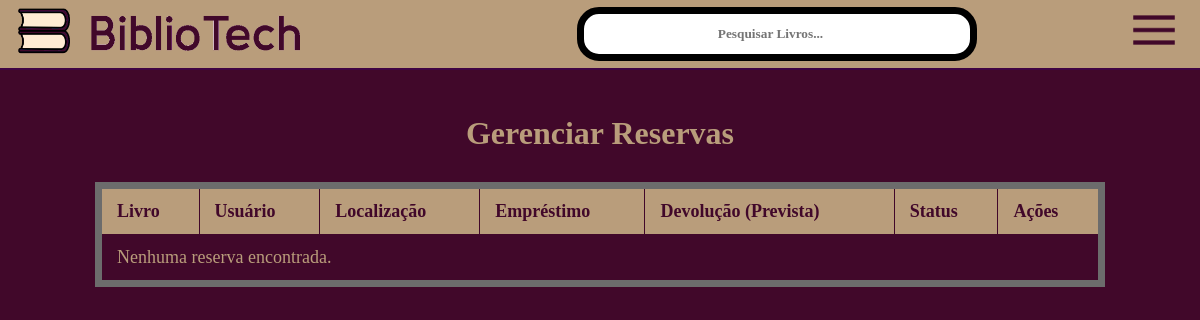
The page /gerenciar-reservas/ (signed in) on the database as committed earlier.
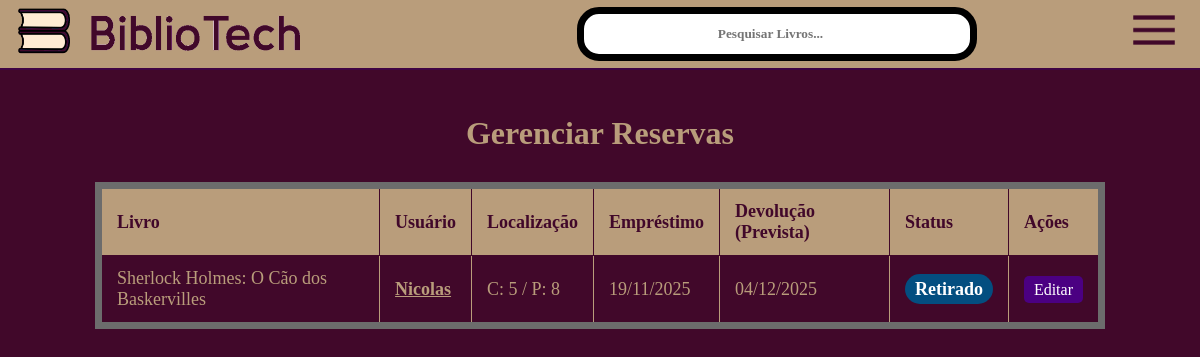
The same page on the database as committed later.
### core/models.py (models this page shows, shortened)
class Reserva(models.Model):
    STATUS_CHOICES = [
        ('preparando', 'Em Preparação'),
        ('aguardando', 'Aguardando Retirada'),
        ('ativa', 'Retirado'),
        ('devolvido', 'Devolvido'),
        ('atrasado', 'Atrasado'),
    ]
    livro = models.ForeignKey(Livro, on_delete=models.CASCADE)
    usuario = models.ForeignKey(settings.AUTH_USER_MODEL, on_delete=models.CASCADE)
    data_reserva = models.DateField(auto_now_add=True)
    data_disponivel = models.DateField(null=True, blank=True)
    data_emprestimo = models.DateField(null=True, blank=True)
    data_devolucao = models.DateField(null=True, blank=True)
    status = models.CharField(max_length=20, choices=STATUS_CHOICES, default='preparando')
    data_devolucao_efetiva = models.DateField(null=True, blank=True)
    observacoes = models.TextField(blank=True, null=True)

class Livro(models.Model):
    titulo = models.CharField(max_length=200)
    autor = models.CharField(max_length=200)
    editora = models.CharField(max_length=100)
    categorias = models.ManyToManyField(Categoria, blank=True)
    capa = models.ImageField(upload_to='capas_livros/', default='capas_livros/default.png')
    rating = models.DecimalField(max_digits=3, decimal_places=2, default=5.0)
    data_limite_dias = models.IntegerField(default=15)
    quantidade = models.PositiveIntegerField(default=1)
    corredor = models.CharField(max_length=50, blank=True, null=True)
    prateleira = models.CharField(max_length=50, blank=True, null=True)

### usuarios/models.py (models this page shows, shortened)
class UsuarioCustomizado(AbstractUser):
    escolha_genero = [
        ('M', 'Masculino'),
        ('F', 'Feminino'),
        ('O', 'Outro'),
        ('N', 'Prefiro não informar'),
    ]
    telefone = models.CharField(max_length=15, blank=True, null=True)
    foto_perfil = models.ImageField(upload_to='profile_pics/', blank=True, null=True, default='profile_pics/default_profile.png')
    genero = models.CharField(max_length=1, choices=escolha_genero, blank=True, null=True)

### core/views.py (the view)
# urls.py: path('gerenciar-reservas/', views.reservas_adm_view, name='reservas_adm'),
@user_passes_test(is_admin)
def reservas_adm_view(request):
    reservas = Reserva.objects.annotate(
        ordem_prioridade=Case(
            When(status='devolvido', then=Value(1)),
            default=Value(0),
            output_field=IntegerField(),
        )
    ).order_by('ordem_prioridade', '-id')
    return render(request, 'core/reservas_adm.html', {'reservas': reservas})

### core/views.py (called while the page is built)
def is_admin(user):
    return user.is_staff

### core/templates/core/reservas_adm.html (shortened to what this page needs)
{% extends 'core/base.html' %}
{% load static %}
{% block content %}
<div class="container-pagina-reservas">
    <div class="page-header">
        <h1>Gerenciar Reservas</h1>
    </div>
    <div class="container-admin">
        <table class="tabela-admin">
            <thead>
                <tr>
                    <th>Livro</th>
                    <th>Usuário</th>
                    <th>Localização</th> <th>Empréstimo</th>
                    <th>Devolução (Prevista)</th>
                    <th>Status</th>
                    <th>Ações</th>
                </tr>
            </thead>
            <tbody>
                {% for reserva in reservas %}
                <tr>
                    <td>{{ reserva.livro.titulo }}</td>
                    <td><a href="{% url 'ver_perfil_usuario' reserva.usuario.id %}" style="color: inherit; text-decoration: underline; font-weight: bold;">
                            {{ reserva.usuario.first_name }}
                        </a>
                    </td>
                    <td>C: {{ reserva.livro.corredor|default:"-" }} / P: {{ reserva.livro.prateleira|default:"-" }}</td>
                    <td>{{ reserva.data_emprestimo|date:"d/m/Y" }}</td>
                    <td>{{ reserva.data_devolucao|date:"d/m/Y" }}</td>
                    <td><span class="status-tag status-{{ reserva.status }}">{{ reserva.get_status_display }}</span></td>
                    <td>
                        <a href="{% url 'editar_reserva_adm' reserva.id %}" class="btn-edit-pequeno">Editar</a>
                    </td>
                </tr>
                {% empty %}
                <tr>
                    <td colspan="7">Nenhuma reserva encontrada.</td>
                </tr>
                {% endfor %}
            </tbody>
        </table>
    </div>
</div>
{% endblock %}

Rows that differ between the two databases and show on the page:
added Reserva: livro.titulo "Sherlock Holmes: O Cão dos Baskervilles", usuario.first_name "Nicolas", livro.corredor "5", livro.prateleira "8", data_emprestimo "19/11/2025", data_devolucao "04/12/2025", status "Retirado"
Other text that changed with them:
text no longer shown: "Nenhuma reserva encontrada."
